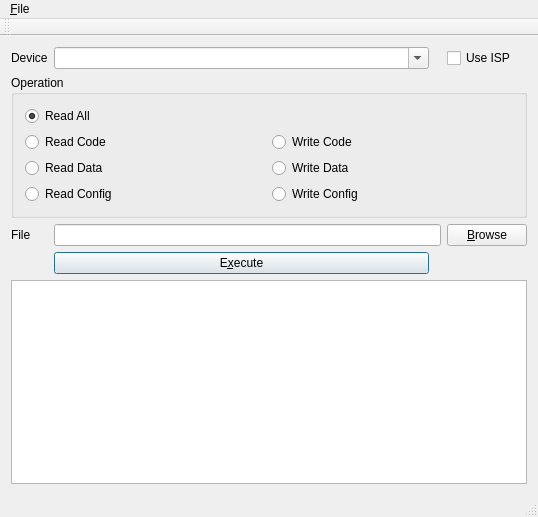
<?xml version="1.0" encoding="UTF-8"?>
<ui version="4.0">
 <class>MainWindow</class>
 <widget class="QMainWindow" name="MainWindow">
  <property name="geometry">
   <rect>
    <x>0</x>
    <y>0</y>
    <width>538</width>
    <height>517</height>
   </rect>
  </property>
  <property name="windowTitle">
   <string>Qtl866 Device Programmer GUI</string>
  </property>
  <widget class="QWidget" name="centralWidget">
   <layout class="QGridLayout" name="gridLayout">
    <item row="3" column="1" colspan="3">
     <widget class="QLineEdit" name="filename"/>
    </item>
    <item row="2" column="0" colspan="5">
     <widget class="QGroupBox" name="groupBox">
      <property name="title">
       <string>Operation</string>
      </property>
      <layout class="QGridLayout" name="gridLayout_3">
       <item row="5" column="0">
        <widget class="QRadioButton" name="readconfig">
         <property name="text">
          <string>Read Config</string>
         </property>
        </widget>
       </item>
       <item row="1" column="0">
        <widget class="QRadioButton" name="readAll">
         <property name="text">
          <string>Read All</string>
         </property>
         <property name="checked">
          <bool>true</bool>
         </property>
        </widget>
       </item>
       <item row="4" column="1">
        <widget class="QRadioButton" name="writedata">
         <property name="text">
          <string>Write Data</string>
         </property>
        </widget>
       </item>
       <item row="3" column="1">
        <widget class="QRadioButton" name="writecode">
         <property name="text">
          <string>Write Code</string>
         </property>
        </widget>
       </item>
       <item row="5" column="1">
        <widget class="QRadioButton" name="writeconfig">
         <property name="text">
          <string>Write Config</string>
         </property>
        </widget>
       </item>
       <item row="4" column="0">
        <widget class="QRadioButton" name="readdata">
         <property name="text">
          <string>Read Data</string>
         </property>
        </widget>
       </item>
       <item row="3" column="0">
        <widget class="QRadioButton" name="readcode">
         <property name="text">
          <string>Read Code</string>
         </property>
        </widget>
       </item>
      </layout>
     </widget>
    </item>
    <item row="3" column="0">
     <widget class="QLabel" name="label_2">
      <property name="text">
       <string>File</string>
      </property>
     </widget>
    </item>
    <item row="3" column="4">
     <widget class="QPushButton" name="browse">
      <property name="text">
       <string>&amp;Browse</string>
      </property>
     </widget>
    </item>
    <item row="5" column="0" colspan="5">
     <widget class="QTextEdit" name="shell">
      <property name="readOnly">
       <bool>true</bool>
      </property>
     </widget>
    </item>
    <item row="0" column="0">
     <widget class="QLabel" name="label">
      <property name="text">
       <string>Device</string>
      </property>
     </widget>
    </item>
    <item row="0" column="1">
     <widget class="QComboBox" name="device">
      <property name="sizePolicy">
       <sizepolicy hsizetype="Preferred" vsizetype="Fixed">
        <horstretch>1</horstretch>
        <verstretch>0</verstretch>
       </sizepolicy>
      </property>
      <property name="editable">
       <bool>true</bool>
      </property>
     </widget>
    </item>
    <item row="0" column="4">
     <widget class="QCheckBox" name="useisp">
      <property name="text">
       <string>Use ISP</string>
      </property>
     </widget>
    </item>
    <item row="4" column="1">
     <widget class="QPushButton" name="exec">
      <property name="text">
       <string>E&amp;xecute</string>
      </property>
      <property name="default">
       <bool>true</bool>
      </property>
     </widget>
    </item>
   </layout>
  </widget>
  <widget class="QMenuBar" name="menuBar">
   <property name="geometry">
    <rect>
     <x>0</x>
     <y>0</y>
     <width>538</width>
     <height>27</height>
    </rect>
   </property>
   <widget class="QMenu" name="menu_File">
    <property name="title">
     <string>&amp;File</string>
    </property>
    <addaction name="separator"/>
    <addaction name="separator"/>
    <addaction name="action_About"/>
    <addaction name="action_Exit"/>
    <addaction name="separator"/>
    <addaction name="separator"/>
   </widget>
   <addaction name="menu_File"/>
  </widget>
  <widget class="QToolBar" name="mainToolBar">
   <attribute name="toolBarArea">
    <enum>TopToolBarArea</enum>
   </attribute>
   <attribute name="toolBarBreak">
    <bool>false</bool>
   </attribute>
  </widget>
  <widget class="QStatusBar" name="statusBar"/>
  <action name="action_Exit">
   <property name="text">
    <string>E&amp;xit</string>
   </property>
  </action>
  <action name="action_About">
   <property name="text">
    <string>&amp;About</string>
   </property>
  </action>
 </widget>
 <layoutdefault spacing="6" margin="11"/>
 <resources/>
 <connections>
  <connection>
   <sender>action_Exit</sender>
   <signal>triggered()</signal>
   <receiver>MainWindow</receiver>
   <slot>close()</slot>
   <hints>
    <hint type="sourcelabel">
     <x>-1</x>
     <y>-1</y>
    </hint>
    <hint type="destinationlabel">
     <x>268</x>
     <y>258</y>
    </hint>
   </hints>
  </connection>
 </connections>
</ui>
